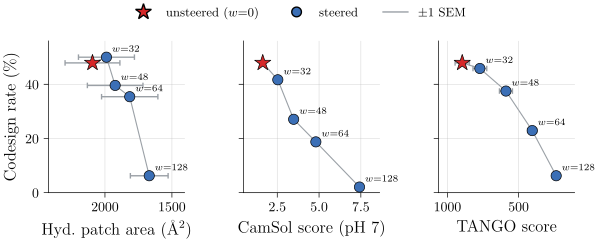

The script that drew this image:
# P44_v2: Steering codesign-vs-property Pareto frontiers, three properties in one
#   row (hydrophobic patch | CamSol | TANGO), shared codesign axis + one legend.
#   VERSION v2 = WITH +/-1 SEM horizontal error bars. See P44_v1 for the clean version.
# Each point is a steering cell: x = mean real property score over the cell's
#   proteins, y = codesign rate. As w rises the property is pushed harder and
#   codesign falls. hydpatch & TANGO are "lower = better", so those x-axes are
#   inverted (improvement reads rightward, matching CamSol).
# DATA (all real measured values, never predictor output):
#   - hydpatch: results/hydpatch_min_sweep/hydpatch_min_w*/properties_guided.csv
#       (`hydrophobic_patch_total_area`); codesign from that sweep's audit.
#   - CamSol:   results/camsol_ph7_full_2026_05_27.csv (E116, real CamSol pH 7,
#       `camsol_max_w*` subruns); codesign from the NA-v1 audit (camsol_max).
#   - TANGO:    results/noise_aware_high_w_scout/tango_min_w*/properties_guided.csv
#       (`tango_total`); codesign from the same NA-v1 audit (tango_min).
#   Unsteered anchor: seed-matched unguided control
#       results/sanity_unsteered_seed42_45/unguided/properties_unguided.csv (n=48)
#       for hydpatch/TANGO, and E116 `sanity_*_u` for CamSol; codesign anchor =
#       n=48 paired baseline 47.9 % (E070).
import sys
import csv
import collections
import statistics
import math
from pathlib import Path
sys.path.insert(0, str(Path(__file__).parent.parent))
from plot_utils import figsize
import matplotlib.pyplot as plt
from matplotlib.lines import Line2D

SHOW_SEM = True                           # <-- the only difference vs P44_v2

ROOT = Path(__file__).parent.parent.parent / "results"
UNGUIDED = ROOT / "sanity_unsteered_seed42_45" / "unguided" / "properties_unguided.csv"
NA_AUDIT = ROOT / "noise_aware_high_w_scout" / "steering_cost_audit.csv"
HYD_AUDIT = ROOT / "hydpatch_min_sweep" / "steering_cost_audit.csv"
E116 = ROOT / "camsol_ph7_full_2026_05_27.csv"
WSET = [32, 48, 64, 128]
CODESIGN_UNSTEERED = 47.9                 # n=48 paired baseline (E070)
C_STEER, C_UNS, C_BAND = "#3b6fb6", "#d62728", "#9aa0a6"


def col_floats(path, prop):
    xs = []
    with open(path, newline="") as f:
        for r in csv.DictReader(f):
            try:
                xs.append(float(r[prop]))
            except (ValueError, KeyError):
                pass
    return xs


def msem(xs):
    m = statistics.mean(xs)
    s = statistics.pstdev(xs) / math.sqrt(len(xs)) if len(xs) > 1 else 0.0
    return m, s


def codesign(audit, direction):
    d = {}
    with open(audit, newline="") as f:
        for r in csv.DictReader(f):
            if r["direction"] == direction and int(r["w"]) in WSET:
                d[int(r["w"])] = float(r["codesign_rate"]) * 100.0
    return d


# --- CamSol (E116): group per-protein real CamSol by cell + seed-paired anchor ---
e116 = collections.defaultdict(list)
camsol_base = []
with open(E116, newline="") as f:
    for r in csv.DictReader(f):
        try:
            v = float(r["camsol_ph7"])
        except ValueError:
            continue
        sr = r["subrun"]
        if sr.startswith("sanity_") and sr.endswith("_u"):
            camsol_base.append(v)
        else:
            e116[sr].append(v)

# Per-panel spec: (anchor values, {w: values}, codesign dict, xlabel, invert)
PANELS = [
    (col_floats(UNGUIDED, "hydrophobic_patch_total_area"),
     {w: col_floats(ROOT / f"hydpatch_min_sweep/hydpatch_min_w{w}/properties_guided.csv",
                    "hydrophobic_patch_total_area") for w in WSET},
     codesign(HYD_AUDIT, "hydpatch_min"),
     r"Hyd.\ patch area (\AA$^2$)", True),
    (camsol_base,
     {w: e116[f"camsol_max_w{w}"] for w in WSET},
     codesign(NA_AUDIT, "camsol_max"),
     r"CamSol score (pH 7)", False),
    (col_floats(UNGUIDED, "tango_total"),
     {w: col_floats(ROOT / f"noise_aware_high_w_scout/tango_min_w{w}/properties_guided.csv",
                    "tango_total") for w in WSET},
     codesign(NA_AUDIT, "tango_min"),
     r"TANGO score", True),
]

fig, axes = plt.subplots(1, 3, figsize=figsize(1.0, 0.40), sharey=True)

for ax, (anchor, cells, cod, xlabel, invert) in zip(axes, PANELS):
    means = [msem(anchor)[0]] + [msem(cells[w])[0] for w in WSET]
    sems = [msem(anchor)[1]] + [msem(cells[w])[1] for w in WSET]
    cods = [CODESIGN_UNSTEERED] + [cod[w] for w in WSET]

    ax.plot(means, cods, "-", color=C_BAND, lw=0.8, zorder=1)
    if SHOW_SEM:
        ax.errorbar(means, cods, xerr=sems, fmt="none", ecolor=C_BAND,
                    elinewidth=1.0, capsize=2, zorder=2)
    ax.scatter(means[0], cods[0], marker="*", s=150, color=C_UNS,
               edgecolor="black", lw=0.5, zorder=4)
    ax.scatter(means[1:], cods[1:], marker="o", s=55, color=C_STEER,
               edgecolor="black", lw=0.5, zorder=3)
    for w, x, y in zip(WSET, means[1:], cods[1:]):
        ax.annotate(rf"$w{{=}}{w}$", (x, y), xytext=(4, 4),
                    textcoords="offset points", fontsize=7)

    ax.set_xlabel(xlabel)
    ax.set_ylim(0, 56)
    ax.margins(x=0.16)
    if invert:
        ax.invert_xaxis()
    ax.spines[["top", "right"]].set_visible(False)
    ax.grid(True, lw=0.4, alpha=0.5, zorder=0)

axes[0].set_ylabel(r"Codesign rate (\%)")

# One shared legend at the top.
handles = [
    Line2D([0], [0], marker="*", color="w", markerfacecolor=C_UNS,
           markeredgecolor="black", markersize=12, label=r"unsteered ($w{=}0$)"),
    Line2D([0], [0], marker="o", color="w", markerfacecolor=C_STEER,
           markeredgecolor="black", markersize=7, label="steered"),
]
if SHOW_SEM:
    handles.append(Line2D([0], [0], color=C_BAND, lw=1.0, label=r"$\pm 1$ SEM"))
fig.legend(handles=handles, loc="upper center", ncol=len(handles),
           frameon=False, fontsize=9, bbox_to_anchor=(0.5, 1.04))

fig.tight_layout(w_pad=2.2)
fig.subplots_adjust(top=0.86)
fig.savefig(Path(__file__).with_suffix(".pdf"))
